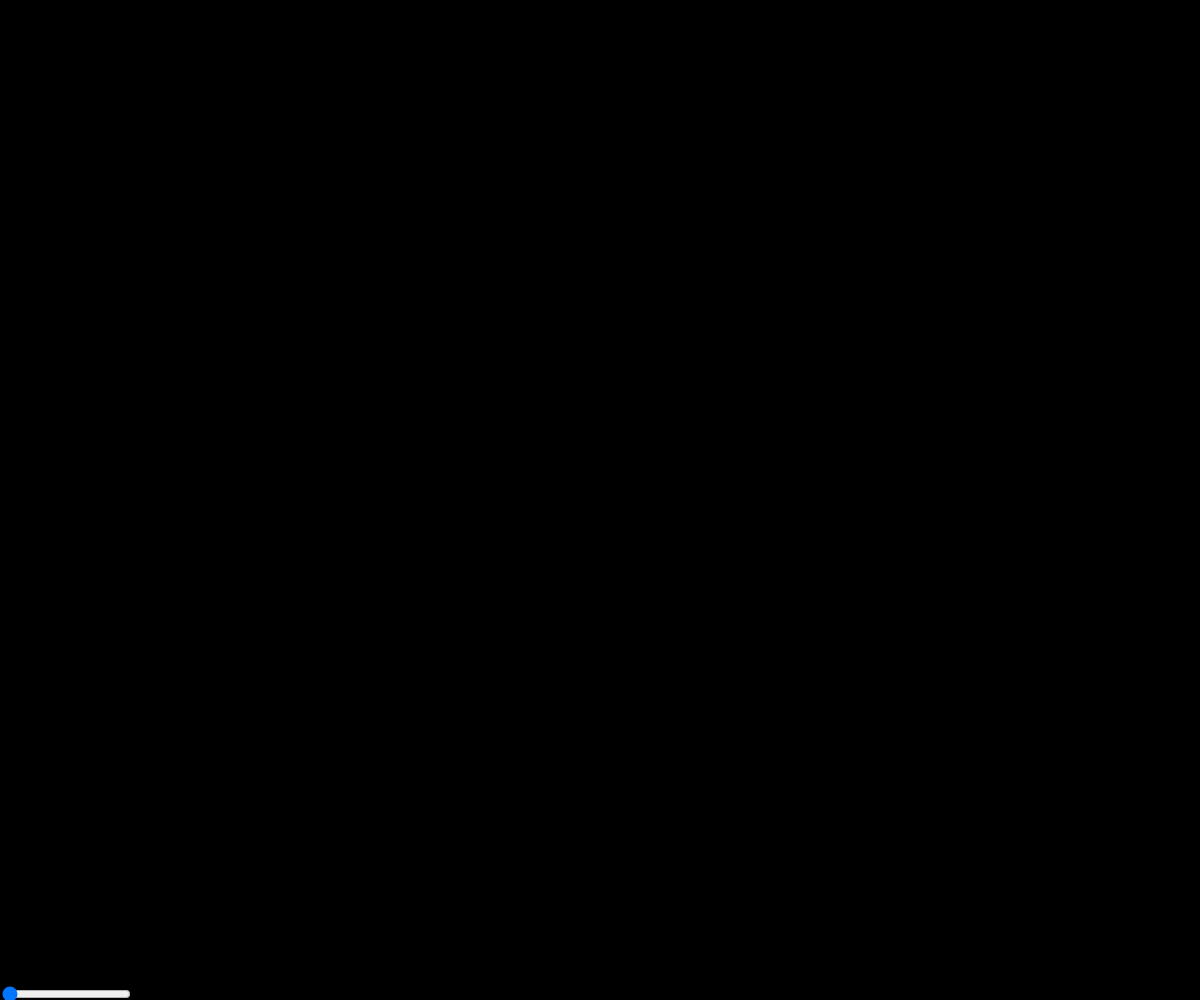
Frame 1 (no input)
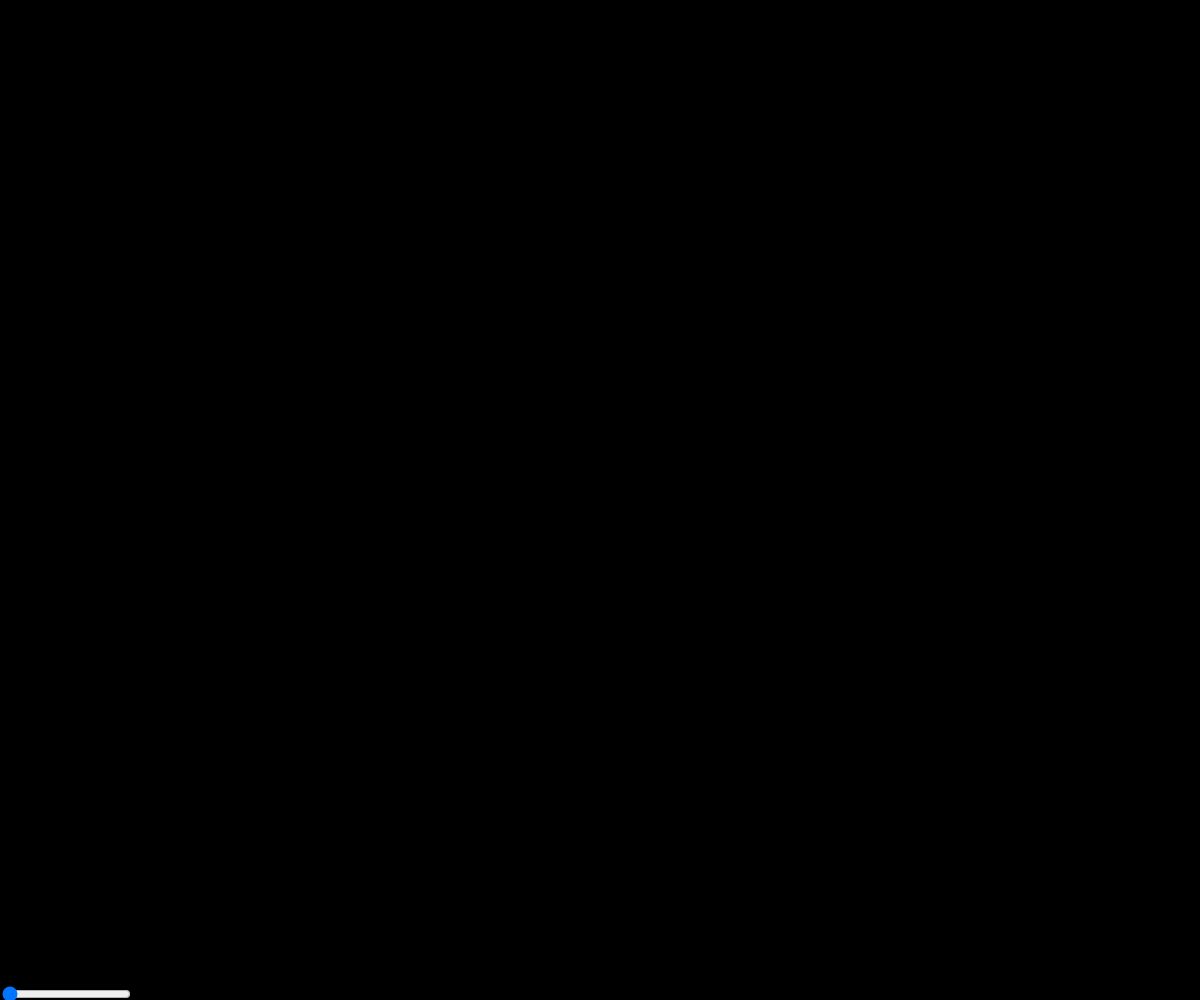
Frame 60 (no input)
Frame 120 (the mouse pressed at the canvas centre since frame 60): identical to frame 60, image omitted

The p5.js sketch that drew these frames (run headless with seeded random() and noise() and a simulated clock; from frame 60 on, the mouse is pressed at the canvas centre):

// p5.js sketch
// ── sketch.js
function f1(n) {
  return Math.pow(2, n) - n - 1
}

function f2(n) {
  return (n * (sq(n) - 1)) / 6
}

function f3(n) {
  return sq(n - 1)
}

let nSlider
function setup() {
  createCanvas(windowWidth, windowHeight)

  nSlider = createSlider(1, 50, 1)
  nSlider.position(0, windowHeight - nSlider.height)
}

function pauseSketch() {
  noLoop()
}

function unpauseSketch() {
  loop()
}

function draw() {
  background(0)
  let n = nSlider.value()
  let maxH = max(f1(n), f2(n), f3(n))

  drawRect(f1(n) / maxH, 0, 20)
  drawRect(f2(n) / maxH, 30, 20)
  drawRect(f3(n) / maxH, 60, 20)
}

function drawRect(val, x, width) {
  val *= windowHeight
  rect(x, windowHeight - val, width, val)
}
